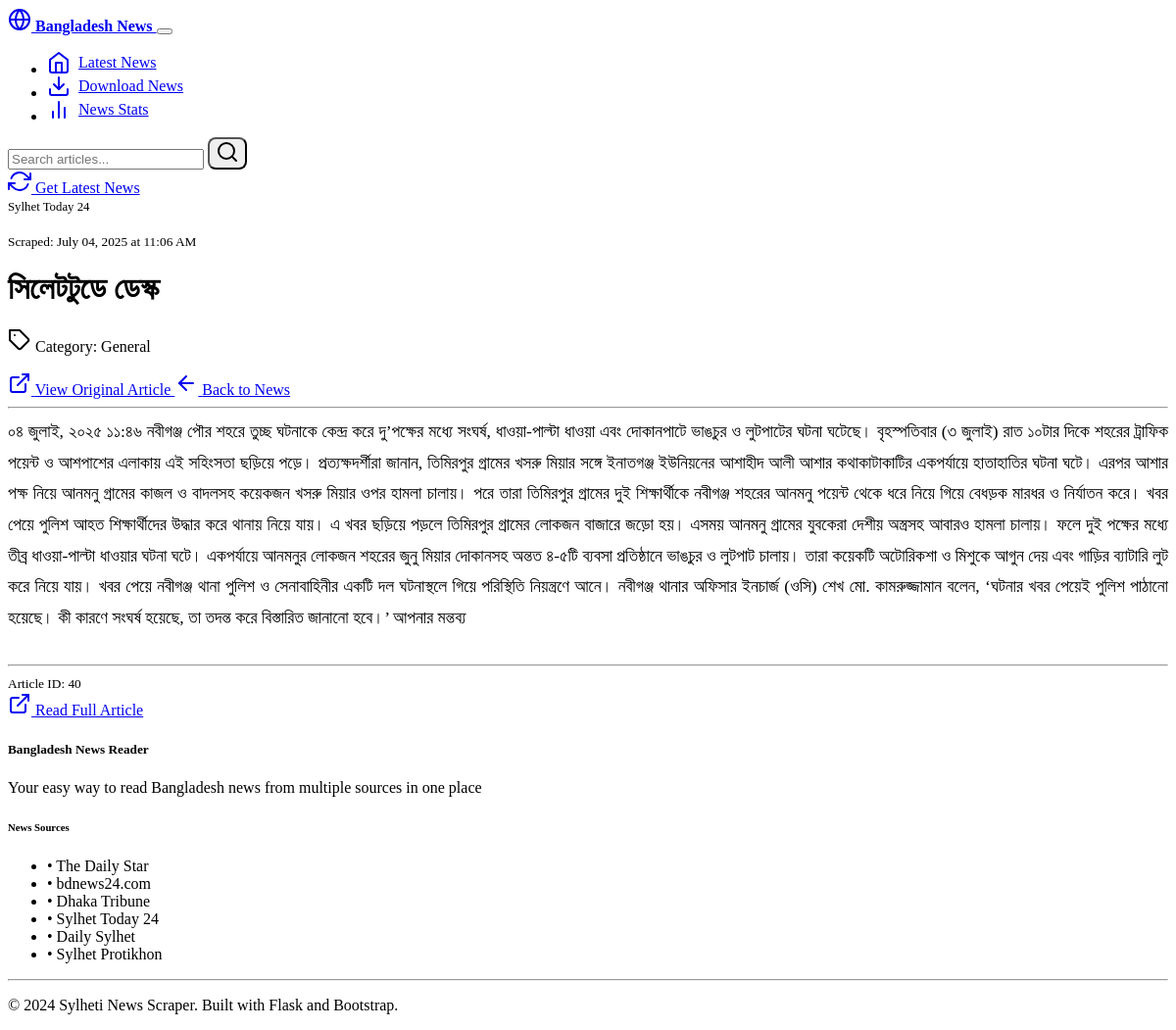
/article/40, run on the app's committed database.
### models.py (models this page shows, shortened)
class Article(db.Model):
    id = db.Column(Integer, primary_key=True)
    title = db.Column(String(500), nullable=False)
    content = db.Column(Text, nullable=True)
    summary = db.Column(Text, nullable=True)
    url = db.Column(String(1000), nullable=False, unique=True)
    source = db.Column(String(100), nullable=False)
    published_date = db.Column(DateTime, nullable=True)
    scraped_date = db.Column(DateTime, default=datetime.utcnow)
    author = db.Column(String(200), nullable=True)
    category = db.Column(String(100), nullable=True)
    image_url = db.Column(String(1000), nullable=True)
    is_active = db.Column(Boolean, default=True)

### routes.py (the view)
@app.route('/article/<int:article_id>')
def article_detail(article_id):
    article = Article.query.get_or_404(article_id)
    return render_template('article.html', article=article)

### templates/article.html (shortened to what this page needs)
{% extends "base.html" %}
{% block content %}
<div class="row">
    <div class="col-lg-8 mx-auto">
        <div class="card">
            <div class="card-body">
                <div class="mb-4">
                    <div class="d-flex justify-content-between align-items-center mb-3">
                        <span class="badge bg-primary">{{ article.source }}</span>
                        <div class="text-muted">
                            <small>
                                {% if article.scraped_date %}
                                    <br>Scraped: {{ article.scraped_date.strftime('%B %d, %Y at %I:%M %p') }}
                                {% endif %}
                            </small>
                        </div>
                    </div>
                    <h1 class="mb-3">{{ article.title }}</h1>
                    {% if article.category %}
                        <p class="text-muted mb-3">
                            <i data-feather="tag"></i>
                            Category: {{ article.category }}
                        </p>
                    {% endif %}
                    <div class="mb-3">
                        <a href="{{ article.url }}" target="_blank" class="btn btn-outline-primary">
                            <i data-feather="external-link"></i>
                            View Original Article
                        </a>
                        <a href="{{ url_for('index') }}" class="btn btn-outline-secondary">
                            <i data-feather="arrow-left"></i>
                            Back to News
                        </a>
                    </div>
                </div>
                <hr>
                <div class="article-content">
                    {% if article.content %}
                        <div class="content-text">
                            {{ article.content | replace('\n', '<br>') | safe }}
                        </div>
                    {% else %}
                        <div class="text-center text-muted py-4">
                            <i data-feather="file-text" class="mb-2" style="width: 48px; height: 48px;"></i>
                            <p>Article content not available. Please visit the original article.</p>
                        </div>
                    {% endif %}
                </div>
                <hr>
                <div class="d-flex justify-content-between align-items-center">
                    <div>
                        <small class="text-muted">
                            Article ID: {{ article.id }}
                        </small>
                    </div>
                    <div>
                        <a href="{{ article.url }}" target="_blank" class="btn btn-sm btn-primary">
                            <i data-feather="external-link"></i>
                            Read Full Article
                        </a>
                    </div>
                </div>
            </div>
        </div>
    </div>
</div>
{% endblock %}

### static/css/custom.css (style rules this page uses)
.article-content { line-height: 1.8; font-size: 1.1rem; }
.content-text { text-align: justify; margin-bottom: 2rem; }
.card { transition: transform 0.2s ease-in-out, box-shadow 0.2s ease-in-out; }
.badge { font-size: 0.8rem; }
.btn { border-radius: 0.5rem; }
html { scroll-behavior: smooth; }

### data on the page
Article: source "Sylhet Today 24", scraped_date "July 04, 2025 at 11:06 AM", title "সিলেটটুডে ডেস্ক", category "General", content "০৪ জুলাই, ২০২৫ ১১:৪৬ নবীগঞ্জ পৌর শহরে তুচ্ছ ঘটনাকে কেন্দ্র করে দু’পক্ষের মধ্যে সংঘর্ষ, ধাওয়া-পাল্টা ধাওয়া এবং দোকানপাটে ভাঙচুর ও লুটপাটের ঘটনা ঘটেছে। বৃহস্পতিবার (৩ জুলাই) রাত ১০টার দিকে শহরের ট্রাফিক পয়েন্ট ও আশপাশের এলাকায় এই সহিংসতা ছড়িয়ে পড়ে। প্রত্যক্ষদর্শীরা জানান, তিমিরপুর গ্রামের খসরু মিয়ার সঙ্গে ইনাতগঞ্জ ইউনিয়নের আশাহীদ আলী আশার কথাকাটাকাটির একপর্যায়ে হাতাহাতির ঘটনা ঘটে। এরপর আশার পক্ষ নিয়ে আনমনু গ্রামের কাজল ও বাদলসহ কয়েকজন খসরু মিয়ার ওপর হামলা চালায়। পরে তারা তিমিরপুর গ্রামের দুই শিক্ষার্থীকে নবীগঞ্জ শহরের আনমনু পয়েন্ট থেকে ধরে নিয়ে গিয়ে বেধড়ক মারধর ও নির্যাতন করে। খবর পেয়ে পুলিশ আহত শিক্ষার্থীদের উদ্ধার করে থানায় নিয়ে যায়। এ খবর ছড়িয়ে পড়লে তিমিরপুর…", id "40"
